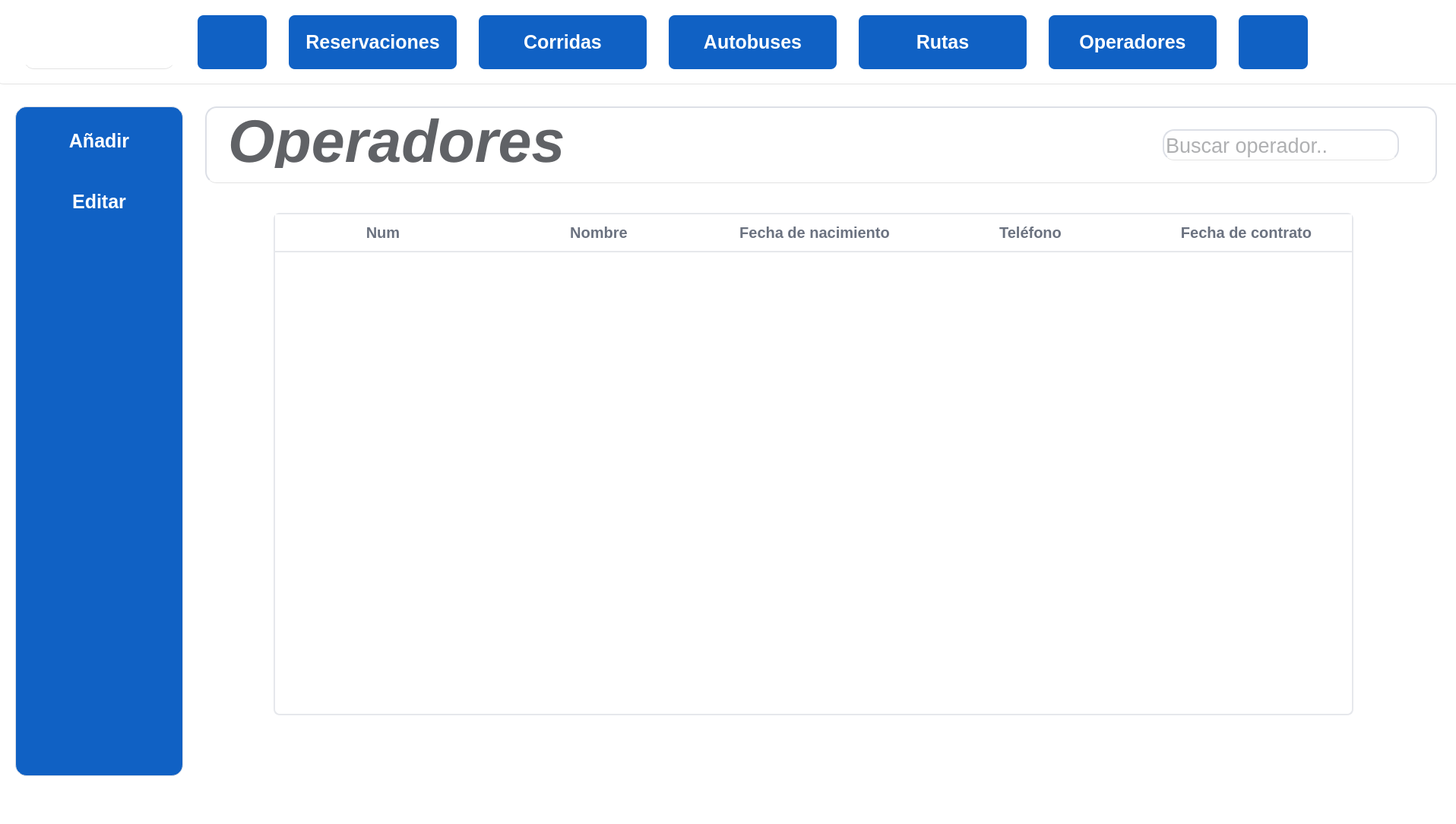
<?xml version="1.0" encoding="UTF-8"?>
<ui version="4.0">
 <class>pantalla_operadores</class>
 <widget class="QWidget" name="pantalla_operadores">
  <property name="geometry">
   <rect>
    <x>0</x>
    <y>0</y>
    <width>1916</width>
    <height>1084</height>
   </rect>
  </property>
  <property name="windowTitle">
   <string>Form</string>
  </property>
  <property name="styleSheet">
   <string notr="true">background-color: rgb(255, 255, 255);</string>
  </property>
  <widget class="QWidget" name="header_widget" native="true">
   <property name="geometry">
    <rect>
     <x>-10</x>
     <y>0</y>
     <width>1951</width>
     <height>111</height>
    </rect>
   </property>
   <property name="styleSheet">
    <string notr="true">background-color:rgb(255, 255, 255);
background-color: rgb(255, 255, 255);
border-radius: 15px;
border-bottom: 1px solid #E3E3E3;</string>
   </property>
   <widget class="QPushButton" name="boton_rutas">
    <property name="geometry">
     <rect>
      <x>1140</x>
      <y>20</y>
      <width>221</width>
      <height>71</height>
     </rect>
    </property>
    <property name="font">
     <font>
      <pointsize>-1</pointsize>
      <bold>true</bold>
     </font>
    </property>
    <property name="styleSheet">
     <string notr="true">QPushButton{
	background: #1061C4;
	color:WHITE;
	border:none;
	border-radius: 8px;
	font-weight: bold;
	font-size:25px;
}

QPushButton:hover {
    background-color: #0D4FAB;    
}

QPushButton:pressed {
    background-color: #0A3F8A;     
}</string>
    </property>
    <property name="text">
     <string>Rutas</string>
    </property>
    <property name="icon">
     <iconset>
      <normaloff>recursos/recursos_empresa/entrega.png</normaloff>recursos/recursos_empresa/entrega.png</iconset>
    </property>
    <property name="iconSize">
     <size>
      <width>30</width>
      <height>30</height>
     </size>
    </property>
   </widget>
   <widget class="QPushButton" name="boton_corridas">
    <property name="geometry">
     <rect>
      <x>640</x>
      <y>20</y>
      <width>221</width>
      <height>71</height>
     </rect>
    </property>
    <property name="font">
     <font>
      <pointsize>-1</pointsize>
      <bold>true</bold>
     </font>
    </property>
    <property name="styleSheet">
     <string notr="true">QPushButton{
	background: #1061C4;
	color:WHITE;
	border:none;
	border-radius: 8px;
	font-weight: bold;
	font-size: 25px;
}

QPushButton:hover {
    background-color: #0D4FAB;    
}

QPushButton:pressed {
    background-color: #0A3F8A;     
}</string>
    </property>
    <property name="text">
     <string>Corridas</string>
    </property>
    <property name="icon">
     <iconset>
      <normaloff>recursos/recursos_empresa/calendario.png</normaloff>recursos/recursos_empresa/calendario.png</iconset>
    </property>
    <property name="iconSize">
     <size>
      <width>30</width>
      <height>30</height>
     </size>
    </property>
   </widget>
   <widget class="QPushButton" name="boton_operadores">
    <property name="geometry">
     <rect>
      <x>1390</x>
      <y>20</y>
      <width>221</width>
      <height>71</height>
     </rect>
    </property>
    <property name="font">
     <font>
      <pointsize>-1</pointsize>
      <bold>true</bold>
     </font>
    </property>
    <property name="styleSheet">
     <string notr="true">QPushButton{
	background: #1061C4;
	color:WHITE;
	border:none;
	border-radius: 8px;
	font-weight: bold;
	font-size: 25px;
}

QPushButton:hover {
    background-color: #0D4FAB;    
}

QPushButton:pressed {
    background-color: #0A3F8A;     
}</string>
    </property>
    <property name="text">
     <string>Operadores</string>
    </property>
    <property name="icon">
     <iconset>
      <normaloff>recursos/recursos_empresa/conductor.png</normaloff>recursos/recursos_empresa/conductor.png</iconset>
    </property>
    <property name="iconSize">
     <size>
      <width>30</width>
      <height>30</height>
     </size>
    </property>
   </widget>
   <widget class="QPushButton" name="boton_autobuses">
    <property name="geometry">
     <rect>
      <x>890</x>
      <y>20</y>
      <width>221</width>
      <height>71</height>
     </rect>
    </property>
    <property name="font">
     <font>
      <pointsize>-1</pointsize>
      <bold>true</bold>
     </font>
    </property>
    <property name="styleSheet">
     <string notr="true">QPushButton{
	background: #1061C4;
	color:WHITE;
	border:none;
	border-radius: 8px;
	font-weight: bold;
	font-size: 25px;
}

QPushButton:hover {
    background-color: #0D4FAB;    
}

QPushButton:pressed {
    background-color: #0A3F8A;     
}</string>
    </property>
    <property name="text">
     <string>Autobuses</string>
    </property>
    <property name="icon">
     <iconset>
      <normaloff>recursos/recursos_empresa/autobus.png</normaloff>recursos/recursos_empresa/autobus.png</iconset>
    </property>
    <property name="iconSize">
     <size>
      <width>30</width>
      <height>30</height>
     </size>
    </property>
   </widget>
   <widget class="QPushButton" name="boton_inicio">
    <property name="geometry">
     <rect>
      <x>270</x>
      <y>20</y>
      <width>91</width>
      <height>71</height>
     </rect>
    </property>
    <property name="font">
     <font>
      <pointsize>-1</pointsize>
      <bold>true</bold>
     </font>
    </property>
    <property name="styleSheet">
     <string notr="true">QPushButton{
	background: #1061C4;
	color:WHITE;
	border:none;
	border-radius: 8px;
	font-weight: bold;
	font-size: 25px;
}

QPushButton:hover {
    background-color: #0D4FAB;    
}

QPushButton:pressed {
    background-color: #0A3F8A;     
}</string>
    </property>
    <property name="text">
     <string/>
    </property>
    <property name="icon">
     <iconset>
      <normaloff>recursos/recursos_empresa/casa-silueta-negra-sin-puerta.png</normaloff>recursos/recursos_empresa/casa-silueta-negra-sin-puerta.png</iconset>
    </property>
    <property name="iconSize">
     <size>
      <width>30</width>
      <height>30</height>
     </size>
    </property>
   </widget>
   <widget class="QPushButton" name="boton_reservaciones">
    <property name="geometry">
     <rect>
      <x>390</x>
      <y>20</y>
      <width>221</width>
      <height>71</height>
     </rect>
    </property>
    <property name="font">
     <font>
      <pointsize>-1</pointsize>
      <bold>true</bold>
     </font>
    </property>
    <property name="styleSheet">
     <string notr="true">QPushButton{
	background: #1061C4;
	color:WHITE;
	border:none;
	border-radius: 8px;
	font-weight: bold;
	font-size: 25px;
}

QPushButton:hover {
    background-color: #0D4FAB;    
}

QPushButton:pressed {
    background-color: #0A3F8A;     
}</string>
    </property>
    <property name="text">
     <string>Reservaciones</string>
    </property>
    <property name="icon">
     <iconset>
      <normaloff>recursos/recursos_empresa/boleto.png</normaloff>recursos/recursos_empresa/boleto.png</iconset>
    </property>
    <property name="iconSize">
     <size>
      <width>30</width>
      <height>30</height>
     </size>
    </property>
   </widget>
   <widget class="QPushButton" name="boton_salir">
    <property name="geometry">
     <rect>
      <x>1640</x>
      <y>20</y>
      <width>91</width>
      <height>71</height>
     </rect>
    </property>
    <property name="font">
     <font>
      <pointsize>-1</pointsize>
      <bold>true</bold>
     </font>
    </property>
    <property name="styleSheet">
     <string notr="true">QPushButton{
	background: #1061C4;
	color:WHITE;
	border:none;
	border-radius: 8px;
	font-weight: bold;
	font-size: 25px;
}

QPushButton:hover {
    background-color: #0D4FAB;    
}

QPushButton:pressed {
    background-color: #0A3F8A;     
}</string>
    </property>
    <property name="text">
     <string/>
    </property>
    <property name="icon">
     <iconset>
      <normaloff>recursos/recursos_empresa/cerrar-sesion.png</normaloff>recursos/recursos_empresa/cerrar-sesion.png</iconset>
    </property>
    <property name="iconSize">
     <size>
      <width>30</width>
      <height>30</height>
     </size>
    </property>
   </widget>
   <widget class="QLabel" name="label">
    <property name="geometry">
     <rect>
      <x>40</x>
      <y>20</y>
      <width>201</width>
      <height>71</height>
     </rect>
    </property>
    <property name="text">
     <string/>
    </property>
    <property name="pixmap">
     <pixmap>recursos/recursos_empresa/logo.png</pixmap>
    </property>
   </widget>
  </widget>
  <widget class="QWidget" name="widget_opbotones_6" native="true">
   <property name="geometry">
    <rect>
     <x>20</x>
     <y>140</y>
     <width>221</width>
     <height>881</height>
    </rect>
   </property>
   <property name="styleSheet">
    <string notr="true">

background-color: #1061C4;
border: 1px solid #dcdfe6;
border-radius: 15px;
gridline-color: #e0e0e0;
outline: none;
color: #606266;

</string>
   </property>
   <widget class="QPushButton" name="boton_editaroperadores">
    <property name="geometry">
     <rect>
      <x>10</x>
      <y>90</y>
      <width>201</width>
      <height>71</height>
     </rect>
    </property>
    <property name="font">
     <font>
      <pointsize>-1</pointsize>
      <bold>true</bold>
     </font>
    </property>
    <property name="styleSheet">
     <string notr="true">QPushButton{
	background: #1061C4;
	color:WHITE;
	border:none;
	border-radius: 8px;
	font-weight: bold;
	font-size: 25px;
}

QPushButton:hover {
    background-color: #0D4FAB;    
}

QPushButton:pressed {
    background-color: #0A3F8A;     
}</string>
    </property>
    <property name="text">
     <string>Editar</string>
    </property>
    <property name="iconSize">
     <size>
      <width>30</width>
      <height>30</height>
     </size>
    </property>
   </widget>
   <widget class="QPushButton" name="boton_agregaroperadores">
    <property name="geometry">
     <rect>
      <x>10</x>
      <y>10</y>
      <width>201</width>
      <height>71</height>
     </rect>
    </property>
    <property name="font">
     <font>
      <pointsize>-1</pointsize>
      <bold>true</bold>
     </font>
    </property>
    <property name="styleSheet">
     <string notr="true">QPushButton{
	background: #1061C4;
	color:WHITE;
	border:none;
	border-radius: 8px;
	font-weight: bold;
	font-size: 25px;
}

QPushButton:hover {
    background-color: #0D4FAB;    
}

QPushButton:pressed {
    background-color: #0A3F8A;     
}</string>
    </property>
    <property name="text">
     <string>Añadir</string>
    </property>
    <property name="iconSize">
     <size>
      <width>30</width>
      <height>30</height>
     </size>
    </property>
   </widget>
  </widget>
  <widget class="QWidget" name="widget_titulo" native="true">
   <property name="geometry">
    <rect>
     <x>270</x>
     <y>140</y>
     <width>1621</width>
     <height>101</height>
    </rect>
   </property>
   <property name="styleSheet">
    <string notr="true">background-color: #ffffff;
border: 2px solid #dcdfe6;
border-radius: 15px;
gridline-color: #e0e0e0;
outline: none;
color: #606266;
border-radius: 15px;
border-bottom: 1px solid #E3E3E3;

</string>
   </property>
   <widget class="QLabel" name="label_estatico_operadores">
    <property name="geometry">
     <rect>
      <x>30</x>
      <y>10</y>
      <width>461</width>
      <height>71</height>
     </rect>
    </property>
    <property name="font">
     <font>
      <pointsize>59</pointsize>
      <italic>true</italic>
      <bold>true</bold>
     </font>
    </property>
    <property name="styleSheet">
     <string notr="true">border:none

</string>
    </property>
    <property name="text">
     <string>Operadores</string>
    </property>
   </widget>
   <widget class="QLineEdit" name="lineEdit_boperadores">
    <property name="geometry">
     <rect>
      <x>1260</x>
      <y>30</y>
      <width>311</width>
      <height>41</height>
     </rect>
    </property>
    <property name="font">
     <font>
      <pointsize>20</pointsize>
     </font>
    </property>
    <property name="placeholderText">
     <string>Buscar operador..</string>
    </property>
   </widget>
  </widget>
  <widget class="QTableWidget" name="QTableWidget_operadores">
   <property name="geometry">
    <rect>
     <x>360</x>
     <y>280</y>
     <width>1421</width>
     <height>661</height>
    </rect>
   </property>
   <property name="layoutDirection">
    <enum>Qt::LayoutDirection::LeftToRight</enum>
   </property>
   <property name="styleSheet">
    <string notr="true">QTableView {
    background: #ffffff;
    border: 2px solid #e6e8ec;
    border-radius: 8px;
    gridline-color: #f1f1f3;
    selection-background-color: #e8f0fe;
    selection-color: #1a1a1a;
    font-size: 18px;
    color: #333;
    alternate-background-color: #fafbff;
    show-grid: false;
}

QTableView::item {
    padding: 8px 12px;
    border: 0px;
}

QTableView::item:hover {
    background: #f5f8ff;
}

QTableView::item:selected {
    background: #e2edff;
    color: #1a1a1a;
}

QHeaderView::section {
    background: #ffffff;
    color: #6b7280;
    padding: 10px 12px;
    border: 0;
    border-bottom: 2px solid #e6e8ec;
    font-size: 20px;
    font-weight: 600;
}

QHeaderView::section:hover {
    background: #f7f9fc;
}

QHeaderView {
    background: #ffffff;
    border: 0;
}

QTableView::indicator {
    width: 18px;
    height: 18px;
}

QHeaderView::section:first {
    border-top-left-radius: 15px;
}

QHeaderView::section:last {
    border-top-right-radius: 15px;
}


QScrollBar:vertical {
    background: transparent;
    width: 10px;
    margin: 0px;
}

QScrollBar::handle:vertical {
    background: #cfd3da;
    min-height: 25px;
    border-radius: 5px;
}

QScrollBar::handle:vertical:hover {
    background: #b5bac4;
}

QScrollBar::add-line,
QScrollBar::sub-line {
    background: none;
    height: 0px;
}
</string>
   </property>
   <property name="verticalScrollBarPolicy">
    <enum>Qt::ScrollBarPolicy::ScrollBarAlwaysOff</enum>
   </property>
   <property name="horizontalScrollBarPolicy">
    <enum>Qt::ScrollBarPolicy::ScrollBarAlwaysOff</enum>
   </property>
   <attribute name="horizontalHeaderDefaultSectionSize">
    <number>284</number>
   </attribute>
   <attribute name="verticalHeaderVisible">
    <bool>false</bool>
   </attribute>
   <attribute name="verticalHeaderHighlightSections">
    <bool>false</bool>
   </attribute>
   <column>
    <property name="text">
     <string>Num</string>
    </property>
    <property name="font">
     <font>
      <bold>true</bold>
     </font>
    </property>
   </column>
   <column>
    <property name="text">
     <string>Nombre</string>
    </property>
    <property name="font">
     <font>
      <bold>true</bold>
     </font>
    </property>
   </column>
   <column>
    <property name="text">
     <string>Fecha de nacimiento</string>
    </property>
    <property name="font">
     <font>
      <bold>true</bold>
     </font>
    </property>
   </column>
   <column>
    <property name="text">
     <string>Teléfono</string>
    </property>
    <property name="font">
     <font>
      <bold>true</bold>
     </font>
    </property>
   </column>
   <column>
    <property name="text">
     <string>Fecha de contrato</string>
    </property>
    <property name="font">
     <font>
      <bold>true</bold>
     </font>
    </property>
   </column>
  </widget>
 </widget>
 <resources/>
 <connections/>
</ui>
